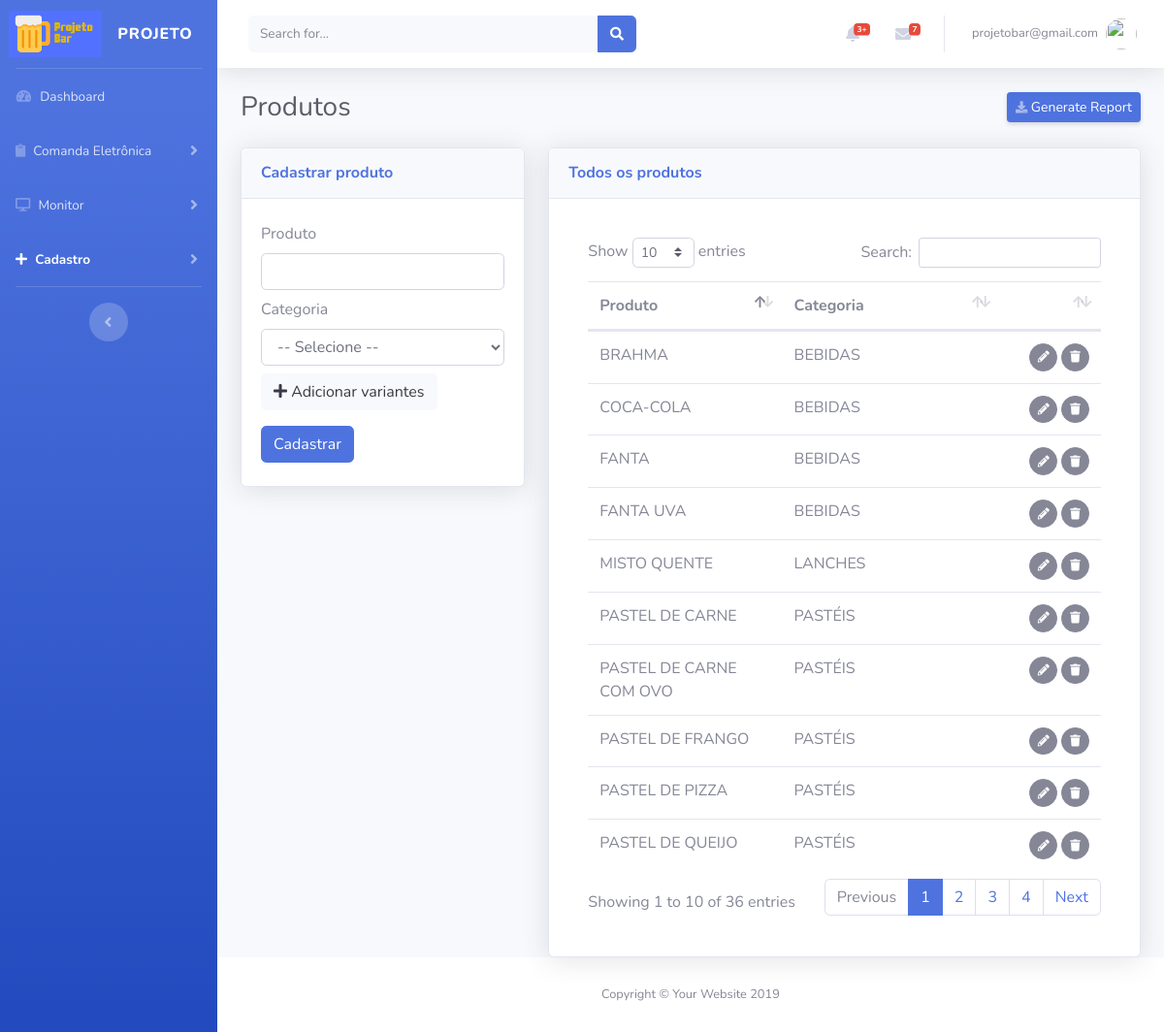
Page /views/produtos/Cadastrar.php (signed in) on the committed database.
### tables this page shows
CREATE TABLE IF NOT EXISTS `produtos` (
  `id` int(11) NOT NULL AUTO_INCREMENT,
  `produto` varchar(200) NOT NULL,
  `categoria` int(11) NOT NULL COMMENT 'FK',
  `usuario` int(11) NOT NULL COMMENT 'FK',
  `cadastro` datetime NOT NULL,
  `modificado` datetime NOT NULL,
  PRIMARY KEY (`id`)
);

CREATE TABLE IF NOT EXISTS `categorias` (
  `id` int(11) NOT NULL AUTO_INCREMENT,
  `categoria` varchar(200) NOT NULL,
  `usuario` int(11) NOT NULL COMMENT 'FK',
  `cadastro` datetime NOT NULL,
  `modificado` datetime NOT NULL,
  PRIMARY KEY (`id`)
);

### views/produtos/templates/FormularioExibir.php (the view, shortened to what this page needs)
<div class="card shadow mb-12" id="cardFormularioExibir" style="display:none;">
  <div class="card-header py-3">
    <h6 class="m-0 font-weight-bold text-primary">Todos os produtos</h6>
  </div>
  <div class="card-body">
    <?php
    $sql="
    SELECT
    a.id,
    a.produto,
    b.categoria
    FROM produtos a
    LEFT JOIN categorias b on (a.categoria=b.id) order by produto ASC";
    if ($result=mysqli_query($conecta,$sql))
    {
      ?>
      <div class="card-body">
        <div class="table-responsive">
          <table class="table cell-border table-hover" id="dataTable" width="100%" cellspacing="0">
            <thead>
              <tr>
                <th>Produto</th>
                <th>Categoria</th>
                <th></th>
              </tr>
            </thead>
            <tfoot>
              <tbody>
                <?php
                while ($row=mysqli_fetch_assoc($result))
                {
                 ?>
                 <tr>
                  <td><?php echo $row['produto'];?></td>
                  <td><?php echo $row['categoria'];?></td>
                  <td align="right">
                    <span id="acoes">
                      <button class="btn btn-secondary btn-circle btn-sm botaoEditarProdutoTransicao" idproduto="<?=$row['id']?>">
                        <i class="fas fa-pencil-alt"></i></button>
                        <button class="btn btn-secondary btn-circle btn-sm botaoExcluirProdutoTransicao" data-toggle="modal" data-target="#modalExcluirProduto" idproduto="<?=$row['id']?>"> <i class="fas fa-trash"></i>
                        </span>
                      </td>
                    </tr>
                    <?php
                  }
                  ?>
                </tbody>
              </table>
            </div>
          </div>
          <?php
        }
        ?>
      </div>
    </div>

### rows in the picture
produtos: produto "BRAHMA", categorias.categoria "BEBIDAS"
produtos: produto "COCA-COLA", categorias.categoria "BEBIDAS"
produtos: produto "FANTA", categorias.categoria "BEBIDAS"
produtos: produto "FANTA UVA", categorias.categoria "BEBIDAS"
produtos: produto "MISTO QUENTE", categorias.categoria "LANCHES"
produtos: produto "PASTEL DE CARNE", categorias.categoria "PASTÉIS"
produtos: produto "PASTEL DE CARNE COM OVO", categorias.categoria "PASTÉIS"
produtos: produto "PASTEL DE FRANGO", categorias.categoria "PASTÉIS"
produtos: produto "PASTEL DE PIZZA", categorias.categoria "PASTÉIS"
produtos: produto "PASTEL DE QUEIJO", categorias.categoria "PASTÉIS"

### other values in the picture
$app_name "PROJETO"
$_SESSION['login'.$app_token] "projetobar@gmail.com"
$app_page_name "Produtos"
